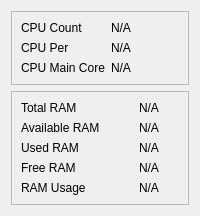
            <widget class="QWidget" name="cpu_and_memory">
             <layout class="QVBoxLayout" name="verticalLayout_4">
              <item>
               <widget class="QFrame" name="cpu_info_frame">
                <property name="frameShape">
                 <enum>QFrame::StyledPanel</enum>
                </property>
                <property name="frameShadow">
                 <enum>QFrame::Raised</enum>
                </property>
                <layout class="QGridLayout" name="gridLayout">
                 <item row="1" column="0">
                  <widget class="QLabel" name="label_5">
                   <property name="styleSheet">
                    <string notr="true">font: 75 15pt &quot;MS Shell Dlg 2&quot;;</string>
                   </property>
                   <property name="text">
                    <string>CPU Per</string>
                   </property>
                  </widget>
                 </item>
                 <item row="0" column="1">
                  <widget class="QLabel" name="cpu_count">
                   <property name="styleSheet">
                    <string notr="true">font: 75 15pt &quot;MS Shell Dlg 2&quot;;</string>
                   </property>
                   <property name="text">
                    <string>N/A</string>
                   </property>
                  </widget>
                 </item>
                 <item row="2" column="0">
                  <widget class="QLabel" name="label_6">
                   <property name="styleSheet">
                    <string notr="true">font: 75 15pt &quot;MS Shell Dlg 2&quot;;</string>
                   </property>
                   <property name="text">
                    <string>CPU Main Core</string>
                   </property>
                  </widget>
                 </item>
                 <item row="0" column="0">
                  <widget class="QLabel" name="label_4">
                   <property name="styleSheet">
                    <string notr="true">font: 75 15pt &quot;MS Shell Dlg 2&quot;;</string>
                   </property>
                   <property name="text">
                    <string>CPU Count</string>
                   </property>
                  </widget>
                 </item>
                 <item row="1" column="1">
                  <widget class="QLabel" name="cpu_per">
                   <property name="styleSheet">
                    <string notr="true">font: 75 15pt &quot;MS Shell Dlg 2&quot;;</string>
                   </property>
                   <property name="text">
                    <string>N/A</string>
                   </property>
                  </widget>
                 </item>
                 <item row="2" column="1">
                  <widget class="QLabel" name="cpu_main_core">
                   <property name="styleSheet">
                    <string notr="true">font: 75 15pt &quot;MS Shell Dlg 2&quot;;</string>
                   </property>
                   <property name="text">
                    <string>N/A</string>
                   </property>
                  </widget>
                 </item>
                </layout>
               </widget>
              </item>
              <item>
               <widget class="QFrame" name="ram_info_frame">
                <property name="frameShape">
                 <enum>QFrame::StyledPanel</enum>
                </property>
                <property name="frameShadow">
                 <enum>QFrame::Raised</enum>
                </property>
                <layout class="QGridLayout" name="gridLayout_2">
                 <item row="0" column="2">
                  <widget class="QLabel" name="total_ram">
                   <property name="styleSheet">
                    <string notr="true">font: 75 12pt &quot;MS Shell Dlg 2&quot;;</string>
                   </property>
                   <property name="text">
                    <string>N/A</string>
                   </property>
                  </widget>
                 </item>
                 <item row="3" column="0">
                  <widget class="QLabel" name="label_18">
                   <property name="styleSheet">
                    <string notr="true">font: 75 12pt &quot;MS Shell Dlg 2&quot;;</string>
                   </property>
                   <property name="text">
                    <string>Free RAM</string>
                   </property>
                  </widget>
                 </item>
                 <item row="0" column="0" colspan="2">
                  <widget class="QLabel" name="label_10">
                   <property name="styleSheet">
                    <string notr="true">font: 75 12pt &quot;MS Shell Dlg 2&quot;;</string>
                   </property>
                   <property name="text">
                    <string>Total RAM</string>
                   </property>
                  </widget>
                 </item>
                 <item row="1" column="0" colspan="2">
                  <widget class="QLabel" name="label_11">
                   <property name="styleSheet">
                    <string notr="true">font: 75 12pt &quot;MS Shell Dlg 2&quot;;</string>
                   </property>
                   <property name="text">
                    <string>Available RAM</string>
                   </property>
                  </widget>
                 </item>
                 <item row="2" column="0" colspan="2">
                  <widget class="QLabel" name="label_12">
                   <property name="styleSheet">
                    <string notr="true">font: 75 12pt &quot;MS Shell Dlg 2&quot;;</string>
                   </property>
                   <property name="text">
                    <string>Used RAM</string>
                   </property>
                  </widget>
                 </item>
                 <item row="3" column="2">
                  <widget class="QLabel" name="free_ram">
                   <property name="styleSheet">
                    <string notr="true">font: 75 12pt &quot;MS Shell Dlg 2&quot;;</string>
                   </property>
                   <property name="text">
                    <string>N/A</string>
                   </property>
                  </widget>
                 </item>
                 <item row="4" column="2">
                  <widget class="QLabel" name="ram_usage">
                   <property name="styleSheet">
                    <string notr="true">font: 75 12pt &quot;MS Shell Dlg 2&quot;;</string>
                   </property>
                   <property name="text">
                    <string>N/A</string>
                   </property>
                  </widget>
                 </item>
                 <item row="4" column="0">
                  <widget class="QLabel" name="label_13">
                   <property name="styleSheet">
                    <string notr="true">font: 75 12pt &quot;MS Shell Dlg 2&quot;;</string>
                   </property>
                   <property name="text">
                    <string>RAM Usage</string>
                   </property>
                  </widget>
                 </item>
                 <item row="2" column="2">
                  <widget class="QLabel" name="used_ram">
                   <property name="styleSheet">
                    <string notr="true">font: 75 12pt &quot;MS Shell Dlg 2&quot;;</string>
                   </property>
                   <property name="text">
                    <string>N/A</string>
                   </property>
                  </widget>
                 </item>
                 <item row="1" column="2">
                  <widget class="QLabel" name="available_ram">
                   <property name="styleSheet">
                    <string notr="true">font: 75 12pt &quot;MS Shell Dlg 2&quot;;</string>
                   </property>
                   <property name="text">
                    <string>N/A</string>
                   </property>
                  </widget>
                 </item>
                </layout>
               </widget>
              </item>
             </layout>
            </widget>
